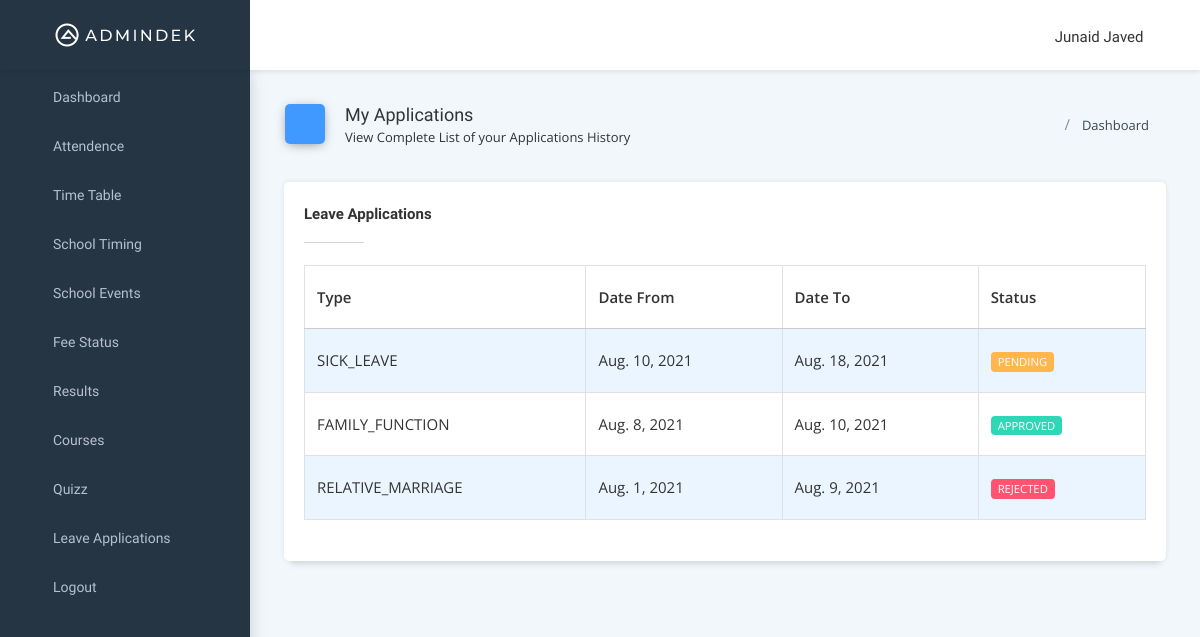
The app's page /leaves/ (signed in) with its own data.
### users/models.py (models this page shows, shortened)
class User(AbstractBaseUser, PermissionsMixin):
    first_name = models.CharField(max_length=150)
    last_name = models.CharField(max_length=150)
    role = models.CharField(choices=ROLE_CHOICES,
                            max_length=15, default='Student')
    grade = models.ForeignKey(
        Grade, on_delete=models.SET_NULL, blank=True, null=True)
    created_date = models.DateTimeField(default=timezone.now)
    user_name = models.CharField(max_length=40, unique=True)
    email = models.EmailField(unique=True)
    is_staff = models.BooleanField(default=False)
    is_active = models.BooleanField(default=False)
    image = CloudinaryField('image', folder='avatars',
                            default=env('DEFAULT_AVATAR'))
    USERNAME_FIELD = 'user_name'
    REQUIRED_FIELDS = ['email', 'role', 'first_name', 'last_name', ]
    objects = CustomAccountManger()

### leave/models.py (models this page shows, shortened)
class LeaveApplication(models.Model):
    user = models.ForeignKey(
        User, on_delete=models.CASCADE, null=True, blank=True)
    type = models.CharField(
        max_length=20, choices=LEAVE_TYPES, default='sick_leave')
    date_from = models.DateField()
    date_to = models.DateField()
    description = RichTextField()
    status = models.CharField(
        max_length=20, choices=APPLICATION_STATUS, default='pending')

### users/decorators.py (the view)
        def wrapper_func(request, *args, **kwargs):
            if not request.user.is_authenticated:
                return redirect('login')
            if request.user.role in roles:
                return view_func(request, *args, **kwargs)
            else:
                logout(request)
                return redirect('login')

### leave/views.py (called while the page is built)
@allowed_only(roles=["Admin", 'Student'])
def my_leave_applications(request):
    applications = LeaveApplication.objects.filter(user=request.user)
    context = {'applications': applications, 'bread_title': "My Applications", 'bread_icon': 'external-link',
               "bread_subtitle": "View Complete List of your Applications History", "table_title": "Leave Applications"}
    return render(request, 'leave/applications_list.html', context)

### leave/templates/leave/applications_list.html
{% extends 'header.html' %} {% block title %} My Leave Applications {% endblock %}
{% block breadcrumbs %} {% include 'breadcrumbs.html' %} {% endblock %}
{% block content %}
<div>
  <div class="row">
    <div class="col-sm-12">
      <div class="card">
        <div class="card-header">
          <h5>{{table_title}}</h5>
        </div>
        <div class="card-block">
          <div class="dt-responsive table-responsive">
            <table id="simpletable" class="table table-striped table-bordered nowrap">
              <thead>
                <tr>
                  <th>Type</th>
                  <th>Date From</th>
                  <th>Date To</th>
                  <th>Status</th>
                </tr>
              </thead>
              <tbody>
                {% for leave in applications %}
                <tr>
                  <td>{{leave.type|upper}}</td>
                  <td>{{leave.date_from}}</td>
                  <td>{{leave.date_to}}</td>
                  <td>
                    {% if leave.status == 'pending' %}
                    <label class="label label-warning">{{leave.status|upper}}</label>
                    {% elif leave.status == 'rejected' %}
                    <label class="label label-danger">{{leave.status|upper}}</label>
                    {% else %}
                    <label class="label label-success">{{leave.status|upper}}</label>
                    {% endif %}
                  </td>
                </tr>
                {% endfor %}
              </tbody>
            </table>
          </div>
        </div>
      </div>
    </div>
  </div>
</div>
{% endblock content %}

### templates/navbar.html (shortened to what this page needs)
{% load static %} {% load cloudinary %}
<nav class="navbar header-navbar pcoded-header">
  <div class="navbar-wrapper">
    <div class="navbar-logo">
      <a href="{% url 'home' %}">
        <img class="img-fluid" src="{% static 'images/logo.png' %}" alt="Theme-Logo" />
      </a>
      <a class="mobile-menu" id="mobile-collapse" href="#!">
        <i class="feather icon-menu icon-toggle-right"></i>
      </a>
    </div>
    <div class="navbar-container container-fluid">
      <ul class="nav-left">
        <li>
          <a href="#!" onclick="if (!window.__cfRLUnblockHandlers) return false; javascript:toggleFullScreen()" class="waves-effect waves-light" data-cf-modified-d8424a08d31b5b8b406fded2-="">
            <i class="full-screen feather icon-maximize"></i>
          </a>
        </li>
      </ul>
      <ul class="nav-right no-select d-flex align-items-center mt-1">
        <li class="user-profile header-notification">
          <div class="dropdown-primary dropdown">
            <div class="dropdown-toggle" data-toggle="dropdown">
              <span>{{request.user.first_name}} {{request.user.last_name}}</span>
              <i class="feather icon-chevron-down"></i>
            </div>
          </div>
        </li>
      </ul>
    </div>
  </div>
</nav>

### static/styles/feather.css (style rules this page uses)
.feather { font-family:feather!important;speak:none;font-style:normal;font-weight:400;font-variant:normal;text-transform:none;line-height:1;-webkit-font-smoothing:antialiased;-moz-osx-font-smoothing:grayscale }
.icon-chevron-down:before { content:"\e842" }
.icon-menu:before { content:"\e88f" }
.icon-toggle-right:before { content:"\e8d9" }
.icon-maximize:before { content:"\e908" }

### static/styles/custom.css (style rules this page uses)
.no-select { -webkit-user-select: none; -moz-user-select: none; -ms-user-select: none; user-select: none; }

### records on screen
User: user.first_name "Junaid", user.last_name "Javed"
LeaveApplication: type "SICK_LEAVE", date_from "Aug. 10, 2021", date_to "Aug. 18, 2021", status "PENDING"
LeaveApplication: type "FAMILY_FUNCTION", date_from "Aug. 8, 2021", date_to "Aug. 10, 2021", status "APPROVED"
LeaveApplication: type "RELATIVE_MARRIAGE", date_from "Aug. 1, 2021", date_to "Aug. 9, 2021", status "REJECTED"

### other values on screen
{{ bread_title }} "My Applications"
{{ bread_subtitle }} "View Complete List of your Applications History"
{{ table_title }} "Leave Applications"
